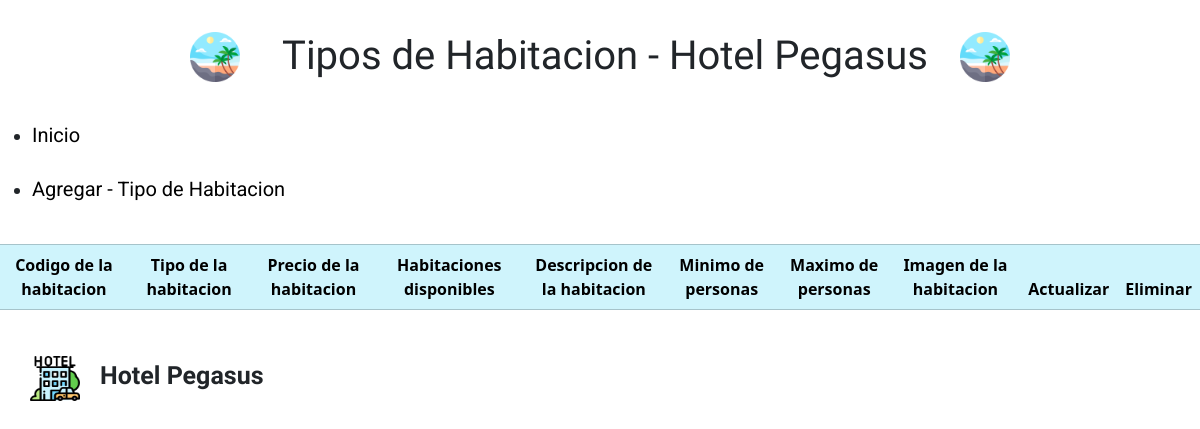
Before: /pages/mostrarHabitacion.php with the older database file.
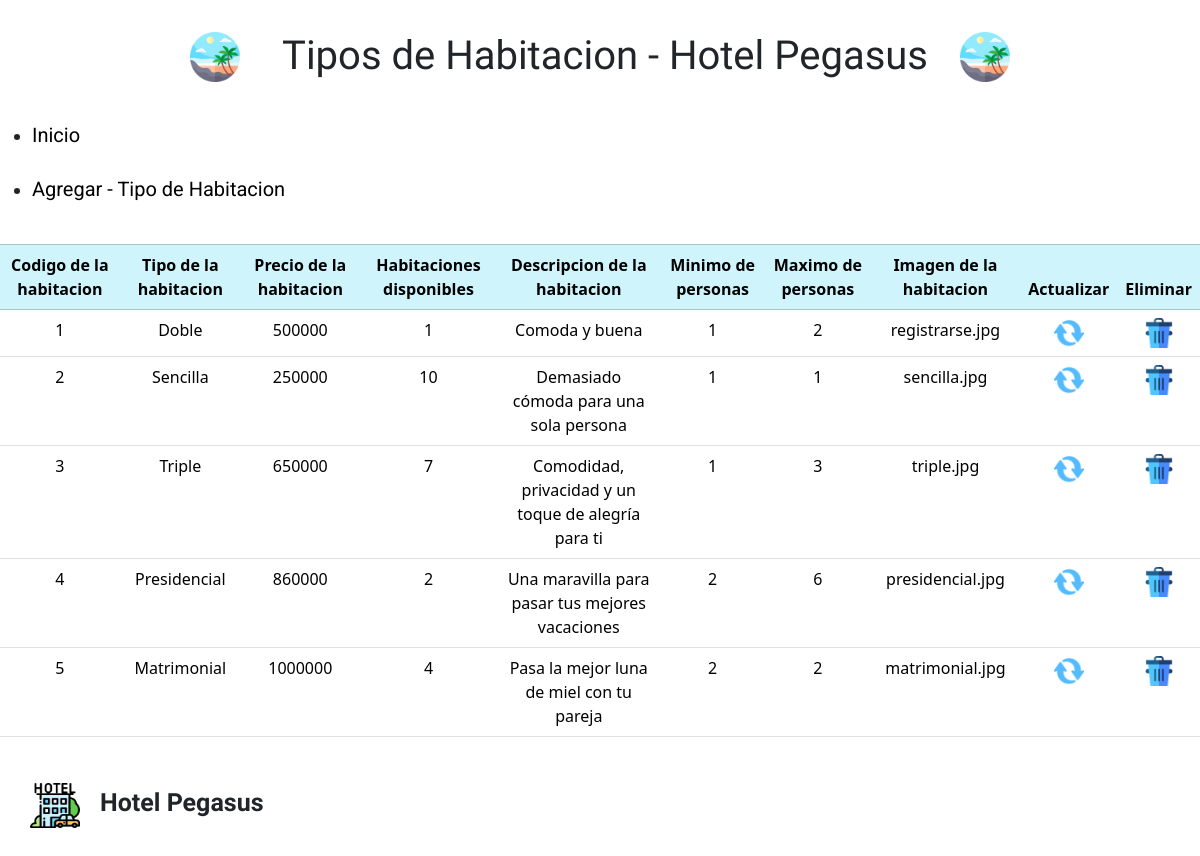
After: the same page with the newer database file.
### tables this page shows
CREATE TABLE `tb_tipohabitacion` (
  `codigo_tpH` int(11) NOT NULL,
  `tipo_tpH` varchar(50) NOT NULL,
  `precio_tpH` float NOT NULL,
  `cantidadDisponible_tpH` int(11) NOT NULL,
  `descripcion_tpH` text NOT NULL,
  `minimoPer_tpH` int(11) NOT NULL,
  `maximoPer_tpH` int(11) NOT NULL,
  `imagen_tpH` blob NOT NULL
);

### pages/Conexion.php (called while the page is built)
<?php
class Conexion{
    private static string $driver = 'mysql:host=localhost;port=3307;dbname=hotelpegasusprueba';
    private static string $nombreUsuario = 'root';
    private static string $contrasenaUsuario = '';
    private static $opciones = [
            PDO::MYSQL_ATTR_INIT_COMMAND => "SET NAMES 'utf8mb4'",
            PDO::ATTR_DEFAULT_FETCH_MODE => PDO::FETCH_OBJ
        ];
    public static function conexion(){
        $conexion = new PDO(Conexion::$driver,Conexion::$nombreUsuario,Conexion::$contrasenaUsuario,Conexion::$opciones);
        return $conexion;
    }
}
?>

### pages/tipoHabitacionClass.php (the view, shortened to what this page needs)
<?php
require_once('Conexion.php');
class TipoHabitacion{
    public function mostrarHabitaciones(){
        $mostraHabitaciones = Conexion::conexion()->query('SELECT * FROM tb_tipohabitacion');
        $mostraHabitaciones->setFetchMode(PDO::FETCH_ASSOC);
        $mostraHabitaciones->execute();
        ?>
        <link href="https://cdn.jsdelivr.net/npm/bootstrap@5.3.2/dist/css/bootstrap.min.css" rel="stylesheet">
        <link rel="stylesheet" href="../css/usuarioClass.css">
        <table class="table">
            <br>
            <thead class="table-info table-bordered">
                    <tr>
                        <th scope='col'>Codigo de la habitacion</th>
                        <th scope='col'>Tipo de la habitacion</th>
                        <th scope='col'>Precio de la habitacion</th>
                        <th scope='col'>Habitaciones disponibles</th>
                        <th scope='col'>Descripcion de la habitacion</th>
                        <th scope='col'>Minimo de personas</th>
                        <th scope='col'>Maximo de personas</th>
                        <th scope='col'>Imagen de la habitacion</th>
                        <th scope='col'>Actualizar</th>
                        <th scope='col'>Eliminar</th>
                    </tr>
            </thead>
            <?php while ($fila = $mostraHabitaciones->fetch()){?>
                <tr>
                    <td><?php echo $fila['codigo_tpH'];?></td>
                    <td><?php echo $fila['tipo_tpH'];?></td>
                    <td><?php echo $fila['precio_tpH'];?></td>
                    <td><?php echo $fila['cantidadDisponible_tpH'];?></td>
                    <td><?php echo $fila['descripcion_tpH'];?></td>
                    <td><?php echo $fila['minimoPer_tpH']?></td>
                    <td><?php echo $fila['maximoPer_tpH']?></td>
                    <td><?php echo $fila['imagen_tpH'] ?></td>
                    <td>
                        <a href="updateHabitacion.php?codigo_tpH='<?php echo $fila['codigo_tpH']?>'"><img src="../img/actualizar.png" alt="imagenActualizar" width="30px" ></a>
                    </td>
                    <td>
                        <a href="deleteHabitacion.php?codigo_tpH='<?php echo $fila['codigo_tpH'] ?>'"><img src="../img/eliminar.png" alt="imagenEliminar" width='30px'></a>
                    </td>
                </tr>
                <?php } ?>
        </table>
        <?php
    }
}
?>

### pages/mostrarHabitacion.php (shortened to what this page needs)
<!DOCTYPE html>
<html lang="es">
<head>
    <link rel="stylesheet" href="../css/usuarioClass.css">
</head>
<body>
    <header>
        <div class="logoIzquierdo">
            <img src="../img/playa.png" alt="logoIzquierda">
        </div>
        <h1 class="tituloEncabezado">Tipos de Habitacion - Hotel Pegasus</h1>
        <div class="logoIzquierdo">
            <img src="../img/playa.png" alt="logoIzquierda">
        </div>
    </header>
    <ul>
        <li>
            <a href="../index.php">Inicio</a>
        </li>
        <br>
        <li>
            <a href="./registrarHabitacion.php">Agregar - Tipo de Habitacion</a>
        </li>
    </ul>
<?php
require_once('tipoHabitacionClass.php');
$tipoHabitacion = new TipoHabitacion();
$tipoHabitacion->mostrarHabitaciones();
?>
<footer>
    <div class="contenedorFooter">
        <img src="../img/hotel.png" alt="hotelIcono">
        <h3>Hotel Pegasus</h3>
    </div>
</footer>

### css/usuarioClass.css (style rules this page uses)
h1 { font-size: 2.5rem; font-family: 'Oswald', sans-serif; }
header { display: flex; justify-content: center; height: 120px; }
header .tituloEncabezado { align-self: center; margin-left: 10px; }
header .logoIzquierdo { width: -100%; padding: 32px; }
.logoIzquierdo img { width: 50px; height: 50px; }
li a { color: black; text-decoration: none; font-size: 20px; font-family: 'Roboto', sans-serif; }
th { text-align:center; }
td { padding-top: 10px; text-align: center; }
footer .contenedorFooter { width: 100%; display: flex; justify-content: start; padding: 30px; }
.contenedorFooter img { width: 50px; height: 45px; }
.contenedorFooter h3 { margin-left: 20px; font-family: 'Oswald', sans-serif; font-weight: bold; font-size: 25px; margin-top: 5px; }

Changed rows visible on the page:
added tb_tipohabitacion: codigo_tpH "1", tipo_tpH "Doble", precio_tpH "500000", cantidadDisponible_tpH "1", descripcion_tpH "Comoda y buena", minimoPer_tpH "1", maximoPer_tpH "2", imagen_tpH "registrarse.jpg"
added tb_tipohabitacion: codigo_tpH "2", tipo_tpH "Sencilla", precio_tpH "250000", cantidadDisponible_tpH "10", descripcion_tpH "Demasiado cómoda para una sola persona", minimoPer_tpH "1", maximoPer_tpH "1", imagen_tpH "sencilla.jpg"
added tb_tipohabitacion: codigo_tpH "3", tipo_tpH "Triple", precio_tpH "650000", cantidadDisponible_tpH "7", descripcion_tpH "Comodidad, privacidad y un toque de alegría para ti", minimoPer_tpH "1", maximoPer_tpH "3", imagen_tpH "triple.jpg"
added tb_tipohabitacion: codigo_tpH "4", tipo_tpH "Presidencial", precio_tpH "860000", cantidadDisponible_tpH "2", descripcion_tpH "Una maravilla para pasar tus mejores vacaciones", minimoPer_tpH "2", maximoPer_tpH "6", imagen_tpH "presidencial.jpg"
added tb_tipohabitacion: codigo_tpH "5", tipo_tpH "Matrimonial", precio_tpH "1000000", cantidadDisponible_tpH "4", descripcion_tpH "Pasa la mejor luna de miel con tu pareja", minimoPer_tpH "2", maximoPer_tpH "2", imagen_tpH "matrimonial.jpg"
